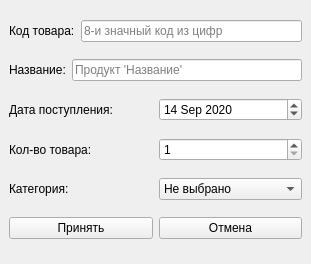
<?xml version="1.0" encoding="UTF-8"?>
<ui version="4.0">
 <class>ItemEditor</class>
 <widget class="QMainWindow" name="ItemEditor">
  <property name="geometry">
   <rect>
    <x>0</x>
    <y>0</y>
    <width>311</width>
    <height>264</height>
   </rect>
  </property>
  <property name="windowTitle">
   <string>Продукт</string>
  </property>
  <widget class="QWidget" name="centralwidget">
   <layout class="QVBoxLayout" name="verticalLayout">
    <item>
     <layout class="QHBoxLayout" name="horizontalLayout">
      <item>
       <widget class="QLabel" name="label">
        <property name="text">
         <string>Код товара:</string>
        </property>
       </widget>
      </item>
      <item>
       <widget class="QLineEdit" name="number">
        <property name="text">
         <string/>
        </property>
        <property name="placeholderText">
         <string>8-и значный код из цифр</string>
        </property>
       </widget>
      </item>
     </layout>
    </item>
    <item>
     <layout class="QHBoxLayout" name="horizontalLayout_2">
      <item>
       <widget class="QLabel" name="label_2">
        <property name="text">
         <string>Название:</string>
        </property>
       </widget>
      </item>
      <item>
       <widget class="QLineEdit" name="name">
        <property name="placeholderText">
         <string>Продукт 'Название'</string>
        </property>
       </widget>
      </item>
     </layout>
    </item>
    <item>
     <layout class="QHBoxLayout" name="horizontalLayout_4">
      <item>
       <widget class="QLabel" name="label_3">
        <property name="text">
         <string>Дата поступления:</string>
        </property>
       </widget>
      </item>
      <item>
       <widget class="QDateEdit" name="date">
        <property name="dateTime">
         <datetime>
          <hour>0</hour>
          <minute>0</minute>
          <second>0</second>
          <year>2020</year>
          <month>9</month>
          <day>14</day>
         </datetime>
        </property>
        <property name="maximumDateTime">
         <datetime>
          <hour>23</hour>
          <minute>59</minute>
          <second>59</second>
          <year>2021</year>
          <month>12</month>
          <day>31</day>
         </datetime>
        </property>
        <property name="minimumDateTime">
         <datetime>
          <hour>0</hour>
          <minute>0</minute>
          <second>0</second>
          <year>2020</year>
          <month>1</month>
          <day>1</day>
         </datetime>
        </property>
       </widget>
      </item>
     </layout>
    </item>
    <item>
     <layout class="QHBoxLayout" name="horizontalLayout_3">
      <item>
       <widget class="QLabel" name="label_4">
        <property name="text">
         <string>Кол-во товара:</string>
        </property>
       </widget>
      </item>
      <item>
       <widget class="QSpinBox" name="count">
        <property name="minimum">
         <number>1</number>
        </property>
        <property name="maximum">
         <number>1000</number>
        </property>
       </widget>
      </item>
     </layout>
    </item>
    <item>
     <layout class="QHBoxLayout" name="horizontalLayout_6">
      <item>
       <widget class="QLabel" name="label_6">
        <property name="text">
         <string>Категория:</string>
        </property>
       </widget>
      </item>
      <item>
       <widget class="QComboBox" name="category_list">
        <item>
         <property name="text">
          <string>Не выбрано</string>
         </property>
        </item>
        <item>
         <property name="text">
          <string>Овощ</string>
         </property>
        </item>
        <item>
         <property name="text">
          <string>Фрукт</string>
         </property>
        </item>
        <item>
         <property name="text">
          <string>Молочное</string>
         </property>
        </item>
        <item>
         <property name="text">
          <string>Хлебобулочное</string>
         </property>
        </item>
        <item>
         <property name="text">
          <string>Колбасное</string>
         </property>
        </item>
        <item>
         <property name="text">
          <string>Мясное</string>
         </property>
        </item>
        <item>
         <property name="text">
          <string>Ликёр</string>
         </property>
        </item>
        <item>
         <property name="text">
          <string>Табак</string>
         </property>
        </item>
        <item>
         <property name="text">
          <string>Бытовое</string>
         </property>
        </item>
        <item>
         <property name="text">
          <string>Другое</string>
         </property>
        </item>
       </widget>
      </item>
     </layout>
    </item>
    <item>
     <layout class="QHBoxLayout" name="horizontalLayout_7">
      <item>
       <widget class="QPushButton" name="btn_accept">
        <property name="text">
         <string>Принять</string>
        </property>
       </widget>
      </item>
      <item>
       <widget class="QPushButton" name="btn_cancle">
        <property name="text">
         <string>Отмена</string>
        </property>
       </widget>
      </item>
     </layout>
    </item>
   </layout>
  </widget>
 </widget>
 <resources/>
 <connections/>
</ui>
